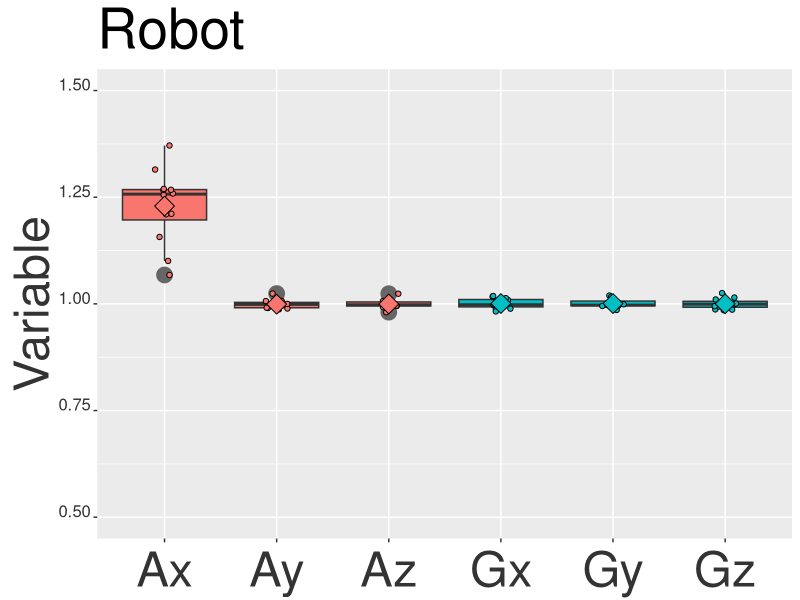

Here is the R script that generated this plot:

#
#https://www.r-bloggers.com/textual-healing-part-ii/
#https://gist.github.com/cdesante/4070336
#https://gist.github.com/cdesante/4070537

library(ggplot2)

number_of_participants <- 3
dataframe0 <- data.frame(
SENSOR_AXIS = c(    rep(   c( 'Ax', 'Ay', 'Az', 'Gx', 'Gy', 'Gz'), each =      (number_of_participants)      )  ),  # 6*each =
CLASSES =  rep(   rep(c( 'acc', 'gyr' ),                           each = 3*   (number_of_participants)  ), 1),
VALUES = c( 1:number_of_participants, #AX
            1:number_of_participants, #AY
            1:number_of_participants, #AZ
            1:number_of_participants, #GX
            1:number_of_participants, #GY
            1:number_of_participants #GZ
          ),
stringsAsFactors = FALSE
)
dataframe0



number_of_participants <- 12
dataframe1 <- data.frame(
SENSOR_AXIS = c(    rep(   c( 'Ax', 'Ay', 'Az', 'Gx', 'Gy', 'Gz'), each =      (number_of_participants)      )  ),  # 6*each =
CLASSES =  rep(   rep(c( 'acc', 'gyr' ),                           each = 3*   (number_of_participants)  ), 1),
VALUES = c( rnorm(number_of_participants, 1.25, 0.1), #AX
            rnorm(number_of_participants, 1, 0.01), #AY
            rnorm(number_of_participants, 1, 0.01), #AZ
            rnorm(number_of_participants, 1, 0.01), #GX
            rnorm(number_of_participants, 1, 0.01), #GY
            rnorm(number_of_participants, 1, 0.01) #GZ
          ),
stringsAsFactors = FALSE
)
dataframe1

#   #Reorder Factor:
#   text.plots$CLASSES <- factor(text.plots$CLASSES)
#   text.plots$CLASSES <- factor(text.plots$CLASSES, levels= levels(text.plots$CLASSES)[c(1,2,3)])
#
Plot <- ggplot( dataframe1, aes( x = SENSOR_AXIS, y = VALUES , fill = CLASSES ) ) +
geom_boxplot(outlier.colour = c("grey40") , outlier.size=5) +
geom_jitter(shape=21, position=position_jitter(0.1)) +
stat_summary(fun.y=mean, geom="point", shape=23, size=5) +
ggtitle("Robot") +
xlab("My x label") +
ylab("Variable") +
theme(
    plot.title = element_text(size = 40, face = "plain"),
    axis.text.x = element_text(colour="grey20",size=35,angle=00,hjust=.5,vjust=.5,face="plain"),
    axis.text.y = element_text(colour="grey20",size=12,angle=0,hjust=1,vjust=0,face="plain"),
    axis.title.x=element_blank(),
    axis.title.y = element_text(colour="grey20",size=35,angle=90,hjust=.5,vjust=.5,face="plain"),
    legend.position = "none"
    ) +
coord_cartesian(xlim = c(1, 6),ylim = c(0.5, 1.5))


ggsave(file="creating_dataframe00.png")
